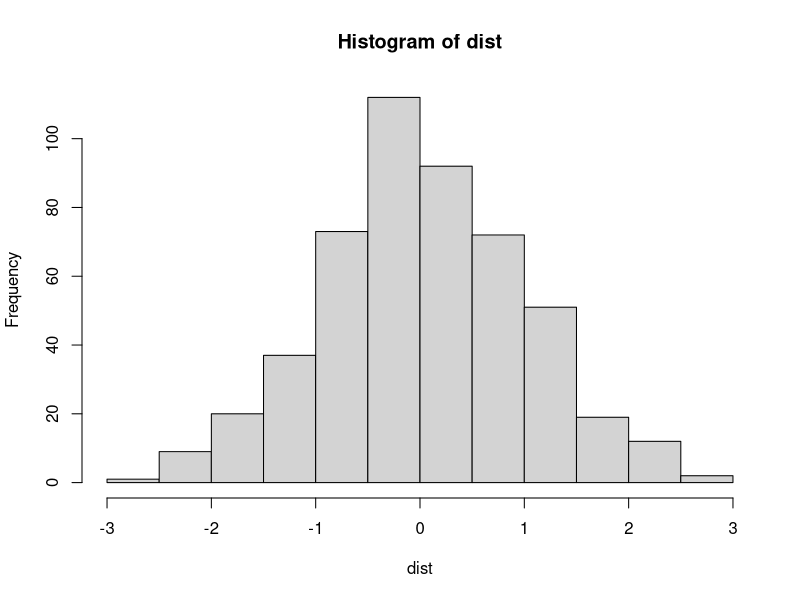

The R script that drew this image:


##! INPUT
obs = 500 	# Number of observations:, 1:1000


##! MAIN PAGE
# plot histogram of dist
dist <- rnorm(obs)
hist(dist)


